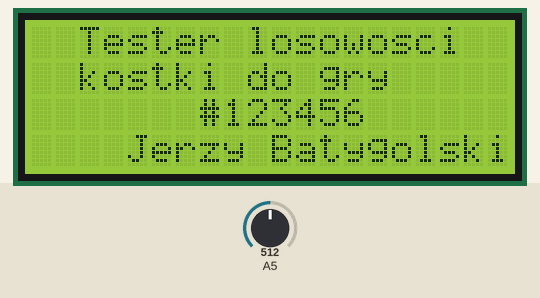
Recording of a sketch running on a simulated Arduino Uno, built with avr-gcc and run on an emulated ATmega328P. On the bench: 20×4 character LCD. The test bench sets the inputs (shaded band); at power-on: A5 = 512.

Above: at 0.1 s.
At 2.2 s:
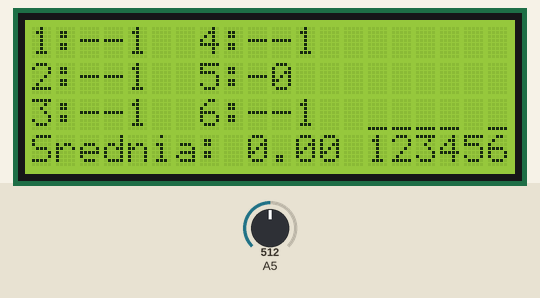

The sketch:

132036_Jerzy_Batygolski.ino
```cpp
//Tester losowosci szesciennej kostki do gry.
//Gromadzi statystyki i pokazuje je na wyswietlaczu LCD.
//Autor: Jerzy Batygolski, AiR 132036

#include<LiquidCrystal.h>
#include<EEPROM.h>

#define rs 2
#define en 3
#define d4 4
#define d5 5
#define d6 6
#define d7 7

int odczytAC = 0;
int znak = 1;
int istats[7] = {0};
int kolumny[7] = {0};
int i = 0;
int j = 0;
byte high = 0;
byte low = 0;
union data
{
  float f;
  int a;
} convert;

//stworzenie wlasnych symboli poziomu
byte jeden[8]=
{
  B00000,
  B00000,
  B00000,
  B00000,
  B00000,
  B00000,
  B00000,
  B11111
};
byte dwa[8]=
{
  B00000,
  B00000,
  B00000,
  B00000,
  B00000,
  B00000,
  B11111,
  B11111
};
byte trzy[8]=
{
  B00000,
  B00000,
  B00000,
  B00000,
  B00000,
  B11111,
  B11111,
  B11111
};
byte cztery[8]=
{
  B00000,
  B00000,
  B00000,
  B00000,
  B11111,
  B11111,
  B11111,
  B11111
};
byte piec[8]=
{
  B00000,
  B00000,
  B00000,
  B11111,
  B11111,
  B11111,
  B11111,
  B11111
};
byte szesc[8]=
{
  B00000,
  B00000,
  B11111,
  B11111,
  B11111,
  B11111,
  B11111,
  B11111
};
byte siedem[8]=
{
  B00000,
  B11111,
  B11111,
  B11111,
  B11111,
  B11111,
  B11111,
  B11111
};
byte osiem[8]=
{
  B11111,
  B11111,
  B11111,
  B11111,
  B11111,
  B11111,
  B11111,
  B11111
};

LiquidCrystal lcd(rs,en,d4,d5,d6,d7);

void setup() {
  lcd.begin(20,4);

  //tworzenie wlasnych symboli poziomu
  lcd.createChar(0,jeden);
  lcd.createChar(1,dwa);
  lcd.createChar(2,trzy);
  lcd.createChar(3,cztery);
  lcd.createChar(4,piec);
  lcd.createChar(5,szesc);
  lcd.createChar(6,siedem);
  lcd.createChar(7,osiem);

  // 1. Ekran powitalny
  lcd.setCursor(0,0);
  lcd.print("  Tester losowosci");
  lcd.setCursor(0,1);
  lcd.print("  kostki do gry");
  lcd.setCursor(0,2);
  lcd.print("       #123456");
  lcd.setCursor(0,3);
  lcd.print("    Jerzy Batygolski");
  delay(2000);
  lcd.clear();

  // 2. Odczyt danych z pamieci EEPROM

  // odczyt znaku
  high = EEPROM.read(0);
  low = EEPROM.read(1);
  znak = (high<<8) + low;
  if((znak != 1) && (znak != -1)){znak = 1;}

  //odczyt istats[7]
  for(i = 0; i < 7; i++)
  {
    high = EEPROM.read(2*i + 2);
    low = EEPROM.read(2*i + 3);
    istats[i] = (high<<8) + low;
  }

  //odczyt kolumny[7]
  for(i = 0; i < 7; i++)
  {
    high = EEPROM.read(2*i + 16);
    low = EEPROM.read(2*i + 17);
    kolumny[i] = (high<<8) + low;
  }

  // 3. Wyswietlenie poczatkowych danych odczytanych z EEPROM

  //wyswietlenie stalych napisow
  lcd.setCursor(0,0);
  lcd.print("1:     4:");
  lcd.setCursor(0,1);
  lcd.print("2:     5:");
  lcd.setCursor(0,2);
  lcd.print("3:     6:");
  lcd.setCursor(0,3);
  lcd.print("Srednia: ");
  lcd.setCursor(14,3);
  lcd.print("123456");

  lcd_aktualizuj(znak, istats, kolumny);
}

void loop() {

  // 1. Odczyt z przetwornika A/C

  do
  {
    odczytAC = analogRead(A5);
  }while(odczytAC < 50);

  delay(10);
  odczytAC = analogRead(A5);

  // 2. Obsluga przyciskow

  if(odczytAC > 962)
  {
    // save - zapisz dane w pamieci EEPROM

    // zapis znaku
    EEPROM.write(0, highByte(znak));
    EEPROM.write(1, lowByte(znak));

    //zapis istats[7]
    for(i = 0; i < 7; i++)
    {
      EEPROM.write(2*i + 2, highByte(istats[i]));
      EEPROM.write(2*i + 3, lowByte(istats[i]));
    }

    //zapis kolumny[7]
    for(i = 0; i < 7; i++)
    {
      EEPROM.write(2*i + 16, highByte(kolumny[i]));
      EEPROM.write(2*i + 17, lowByte(kolumny[i]));
    }

    lcd.setCursor(0,3);
    lcd.print("Zapisano");
    delay(1000);
    lcd.setCursor(0,3);
    lcd.print("Srednia: ");

  }
  else if(odczytAC > 843)
  {
    // clear - wyczysc pamiec EEPROM

    for(i = 0; i < 30; i++)
    {
      EEPROM.write(i,0);
    }
    lcd.setCursor(0,3);
    lcd.print("Skasowano");
    delay(1000);
    lcd.setCursor(0,3);
    lcd.print("Srednia: ");
  }
  else
  {
    // obsluga przyciskow 1-6 i +/-

    if(odczytAC > 726)
    {
      // +/- - zmien tryb na dodawanie/odejmowanie
      znak*=-1;
    }
    else if(odczytAC > 613)
    {
      // przycisk 6
      istats[6]+=znak;
      if(istats[6] < 0) {istats[6] = 0;}
      else if(istats[6] > 999) {istats[6] = 999;}
    }
    else if(odczytAC > 502)
    {
      //przycisk 5
      istats[5]+=znak;
      if(istats[5] < 0) {istats[5] = 0;}
      else if(istats[5] > 999) {istats[5] = 999;}
    }
     else if(odczytAC > 390)
    {
      //przycisk 4
      istats[4]+=znak;
      if(istats[4] < 0) {istats[4] = 0;}
      else if(istats[4] > 999) {istats[4] = 999;}
    }
     else if(odczytAC > 280)
    {
      //przycisk 3
      istats[3]+=znak;
      if(istats[3] < 0) {istats[3] = 0;}
      else if(istats[3] > 999) {istats[3] = 999;}
    }
     else if(odczytAC > 169)
    {
      //przycisk 2
      istats[2]+=znak;
      if(istats[2] < 0) {istats[2] = 0;}
      else if(istats[2] > 999) {istats[2] = 999;}
    }
     else if(odczytAC > 57)
    {
      //przycisk 1
      istats[1]+=znak;
      if(istats[1] < 0) {istats[1] = 0;}
      else if(istats[1] > 999) {istats[1] = 999;}
    }

    // 3. Aktualizacja wyswietlacza
    lcd_aktualizuj(znak, istats, kolumny);
  }

  do
  {
    odczytAC = analogRead(A5);
  }while(odczytAC > 50);
  delay(50);
}

//*****************************************************************************************************

void lcd_aktualizuj(int f_znak, int* f_istats, int* f_kolumny)
{
    int i = 0;
    int j = 0;

    //aktualizacja znakow
    if(f_znak == 1)
      {
        lcd.setCursor(2,0);
        lcd.print("+");
        lcd.setCursor(9,0);
        lcd.print("+");
        lcd.setCursor(2,1);
        lcd.print("+");
        lcd.setCursor(9,1);
        lcd.print("+");
        lcd.setCursor(2,2);
        lcd.print("+");
        lcd.setCursor(9,2);
        lcd.print("+");
      }
      else
      {
        lcd.setCursor(2,0);
        lcd.print("-");
        lcd.setCursor(9,0);
        lcd.print("-");
        lcd.setCursor(2,1);
        lcd.print("-");
        lcd.setCursor(9,1);
        lcd.print("-");
        lcd.setCursor(2,2);
        lcd.print("-");
        lcd.setCursor(9,2);
        lcd.print("-");
      }

      //aktualizacja statystyk liczbowych

      // liczba jedynek
      lcd.setCursor(3,0);
      lcd.print(f_istats[1]);
      lcd.print(" ");

      // liczba dwojek
      lcd.setCursor(3,1);
      lcd.print(f_istats[2]);
      lcd.print(" ");

      // liczba trojek
      lcd.setCursor(3,2);
      lcd.print(f_istats[3]);
      lcd.print(" ");

      //liczba czworek
      lcd.setCursor(10,0);
      lcd.print(f_istats[4]);
      lcd.print(" ");

      //liczba piatek
      lcd.setCursor(10,1);
      lcd.print(f_istats[5]);
      lcd.print(" ");

      // liczba szostek
      lcd.setCursor(10,2);
      lcd.print(f_istats[6]);
      lcd.print(" ");

      //aktualizacja sredniej
      int suma = (1*f_istats[1] + 2*f_istats[2] + 3*f_istats[3] + 4*f_istats[4] + 5*f_istats[5] + 6*f_istats[6]);
      int liczba_rzutow = f_istats[1] + f_istats[2] + f_istats[3] + f_istats[4] + f_istats[5] + f_istats[6];
      float srednia;
      if(liczba_rzutow > 0) {srednia = (float) suma / ((float) liczba_rzutow);}
      else {srednia = 0.00;}
      lcd.setCursor(9,3);
      lcd.print(srednia);

      //aktualizacja wykresu

      //czyszczenie wykresu
      lcd.setCursor(14,0);
      lcd.print("      ");
      lcd.setCursor(14,1);
      lcd.print("      ");
      lcd.setCursor(14,2);
      lcd.print("      ");

      //tworzenie nowego wykresu

      //szukanie maximum
      int maximum = f_istats[1];
      int indeks_max = 1;
      for(i = 2; i < 7; i++)
      {
        if(maximum < f_istats[i])
        {
          maximum = f_istats[i];
          indeks_max = i;
        }
      }

      //aktualizacja tabeli kolumny[7]
      for(i = 1; i < 7; i++)
      {
        f_kolumny[i] = f_istats[i]*24/maximum;
      }

      //rysowanie wykresu
      for(i = 1; i < 7; i++)
      {
        j = 0;
        while(f_kolumny[i]>0)
        {
          lcd.setCursor(13+i, 2-j);
          if(f_kolumny[i] == 1)
          {
            lcd.write(byte(0));
            f_kolumny[i] = 0;
          }
          else if(f_kolumny[i] > 7)
          {
            lcd.write(7);
            f_kolumny[i] -= 8;
          }
          else
          {
            lcd.write(f_kolumny[i]-1);
            f_kolumny[i] = 0;
          }
          j++;
        }
      }
}
```
